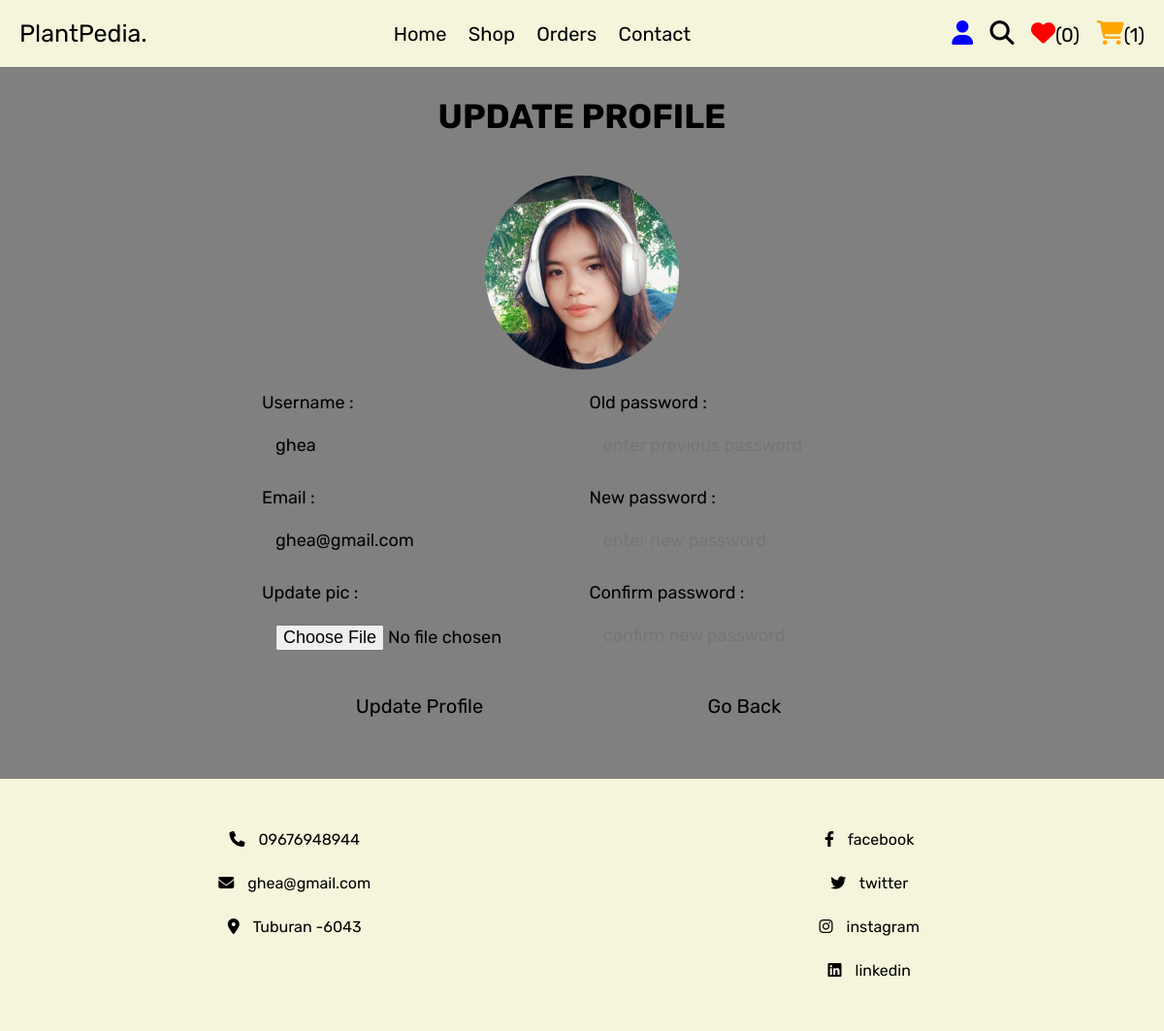
The page /user_profile_update.php (signed in) on the database its author committed.
### tables this page shows
CREATE TABLE `users` (
  `id` int(100) NOT NULL,
  `name` varchar(100) NOT NULL,
  `email` varchar(100) NOT NULL,
  `password` varchar(100) NOT NULL,
  `user_type` varchar(20) NOT NULL DEFAULT 'user',
  `image` varchar(100) NOT NULL
);

### user_profile_update.php (the view, shortened to what this page needs)
<?php
@include 'config.php';
?>
<!DOCTYPE html>
<html lang="en">
<head>
   <link rel="stylesheet" href="https://cdnjs.cloudflare.com/ajax/libs/font-awesome/6.1.1/css/all.min.css">
   <link rel="stylesheet" href="css/components.css">
</head>
<body>
<?php include 'header.php'; ?>
<section class="update-profile">
   <h1 class="title">Update profile</h1>
   <form action="" method="POST" enctype="multipart/form-data">
      <img src="uploaded_img/<?= $fetch_profile['image']; ?>" alt="">
      <div class="flex">
         <div class="inputBox">
            <span>Username :</span>
            <input type="text" name="name" value="<?= $fetch_profile['name']; ?>" placeholder="update username" required class="box">
            <span>Email :</span>
            <input type="email" name="email" value="<?= $fetch_profile['email']; ?>" placeholder="update email" required class="box">
            <span>Update pic :</span>
            <input type="file" name="image" accept="image/jpg, image/jpeg, image/png" class="box">
         </div>
         <div class="inputBox">
            <span>Old password :</span>
            <input type="password" name="update_pass" placeholder="enter previous password" class="box">
            <span>New password :</span>
            <input type="password" name="new_pass" placeholder="enter new password" class="box">
            <span>Confirm password :</span>
            <input type="password" name="confirm_pass" placeholder="confirm new password" class="box">
         </div>
      </div>
      <div class="flex-btn">
         <input type="submit" class="btn" value="update profile" name="update_profile">
         <a href="home.php" class="option-btn">Go back</a>
      </div>
   </form>
</section>
<?php include 'footer.php'; ?>
</body>
</html>

### css/components.css (style rules this page uses)
* { font-family: 'Rubik', sans-serif; margin:0; padding:0; box-sizing: border-box; outline: none; border:none; text-decoration: none; color:var(--black); }
html { font-size: 62.5%; overflow-x: hidden; scroll-behavior: smooth; scroll-padding-top: 6.5rem; }
section { padding:3rem 2rem; max-width: 1200px; margin:0 auto; }
.btn, .delete-btn, .option-btn { display: block; width: 100%; margin-top: 1rem; border-radius: .5rem; color:var(--white); font-size: 2rem; padding:1.3rem 3rem; text-transform: capitalize; cursor: pointer; text-align: center; }
.btn { background-color: var(--green); }
.option-btn { background-color: var(--orange); }
.flex-btn { display: flex; flex-wrap: wrap; gap:1rem; }
.flex-btn > * { flex:1; }
.title { text-align: center; margin-bottom: 2rem; text-transform: uppercase; color:var(--black); font-size: 3.5rem; }
.update-profile form { max-width: 70rem; margin: 0 auto; background-color: var(--white); box-shadow: var(--box-shadow); border:var(--border); border-radius: .5rem; padding:2rem; text-align: center; }
.update-profile form .flex { display: flex; gap:1.5rem; justify-content: space-between; }
.update-profile form img { height: 20rem; width: 20rem; margin-bottom: 1rem; border-radius: 50%; object-fit: cover; }
.update-profile form .inputBox { text-align: left; width: 49%; }
.update-profile form .inputBox span { display: block; padding-top: 1rem; font-size: 1.8rem; color:var(--light-color); }
.update-profile form .inputBox .box { width: 100%; padding:1.2rem 1.4rem; font-size: 1.8rem; color:var(--black); border:var(--border); border-radius: .5rem; margin:1rem 0; background-color: var(--light-bg); }

### user_profile_update.php (style rules this page uses)
body { background-color: gray; background-size: cover; background-position: center; }

### rows shown on the page
users: image (placeholder picture), name "ghea", email "ghea@gmail.com"

### other values the page prints
$count_wishlist_items->rowCount() "0"
$count_cart_items->rowCount() "1"
